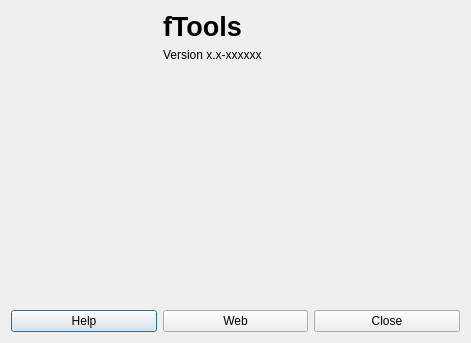
<ui version="4.0" >
 <class>Dialog</class>
 <widget class="QDialog" name="Dialog" >
  <property name="geometry" >
   <rect>
    <x>0</x>
    <y>0</y>
    <width>471</width>
    <height>343</height>
   </rect>
  </property>
  <property name="windowTitle" >
   <string>fTools About</string>
  </property>
  <layout class="QGridLayout" >
   <item rowspan="3" row="0" column="0" >
    <widget class="QLabel" name="fToolsLogo" >
     <property name="text" >
      <string/>
     </property>
     <property name="pixmap" >
      <pixmap/>
     </property>
    </widget>
   </item>
   <item row="0" column="1" colspan="2" >
    <widget class="QLabel" name="label_2" >
     <property name="font" >
      <font>
       <pointsize>20</pointsize>
       <weight>75</weight>
       <bold>true</bold>
      </font>
     </property>
     <property name="text" >
      <string>fTools</string>
     </property>
     <property name="textFormat" >
      <enum>Qt::RichText</enum>
     </property>
    </widget>
   </item>
   <item row="1" column="1" colspan="2" >
    <widget class="QLabel" name="label_3" >
     <property name="text" >
      <string>Version x.x-xxxxxx</string>
     </property>
    </widget>
   </item>
   <item row="2" column="1" colspan="2" >
    <widget class="QTextEdit" name="textEdit" >
     <property name="palette" >
      <palette>
       <active>
        <colorrole role="Base" >
         <brush brushstyle="SolidPattern" >
          <color alpha="0" >
           <red>0</red>
           <green>0</green>
           <blue>0</blue>
          </color>
         </brush>
        </colorrole>
       </active>
       <inactive>
        <colorrole role="Base" >
         <brush brushstyle="SolidPattern" >
          <color alpha="0" >
           <red>0</red>
           <green>0</green>
           <blue>0</blue>
          </color>
         </brush>
        </colorrole>
       </inactive>
       <disabled>
        <colorrole role="Base" >
         <brush brushstyle="SolidPattern" >
          <color alpha="255" >
           <red>255</red>
           <green>255</green>
           <blue>255</blue>
          </color>
         </brush>
        </colorrole>
       </disabled>
      </palette>
     </property>
     <property name="autoFillBackground" >
      <bool>true</bool>
     </property>
     <property name="frameShape" >
      <enum>QFrame::NoFrame</enum>
     </property>
     <property name="frameShadow" >
      <enum>QFrame::Plain</enum>
     </property>
     <property name="readOnly" >
      <bool>true</bool>
     </property>
     <property name="html" >
      <string>&lt;html>&lt;head>&lt;meta name="qrichtext" content="1" />&lt;style type="text/css">
p, li { white-space: pre-wrap; }
&lt;/style>&lt;/head>&lt;body style=" font-family:'Sans Serif'; font-size:9pt; font-weight:400; font-style:normal;">
&lt;p style="-qt-paragraph-type:empty; margin-top:0px; margin-bottom:0px; margin-left:0px; margin-right:0px; -qt-block-indent:0; text-indent:0px;">&lt;/p>&lt;/body>&lt;/html></string>
     </property>
    </widget>
   </item>
   <item row="3" column="1" >
    <spacer>
     <property name="orientation" >
      <enum>Qt::Vertical</enum>
     </property>
     <property name="sizeHint" >
      <size>
       <width>20</width>
       <height>40</height>
      </size>
     </property>
    </spacer>
   </item>
   <item row="4" column="0" >
    <widget class="QPushButton" name="btnHelp" >
     <property name="text" >
      <string>Help</string>
     </property>
    </widget>
   </item>
   <item row="4" column="1" >
    <widget class="QPushButton" name="btnWeb" >
     <property name="text" >
      <string>Web</string>
     </property>
    </widget>
   </item>
   <item row="4" column="2" >
    <widget class="QPushButton" name="pushButton" >
     <property name="text" >
      <string>Close</string>
     </property>
    </widget>
   </item>
  </layout>
 </widget>
 <resources/>
 <connections>
  <connection>
   <sender>pushButton</sender>
   <signal>clicked()</signal>
   <receiver>Dialog</receiver>
   <slot>reject()</slot>
   <hints>
    <hint type="sourcelabel" >
     <x>325</x>
     <y>279</y>
    </hint>
    <hint type="destinationlabel" >
     <x>267</x>
     <y>266</y>
    </hint>
   </hints>
  </connection>
 </connections>
</ui>
